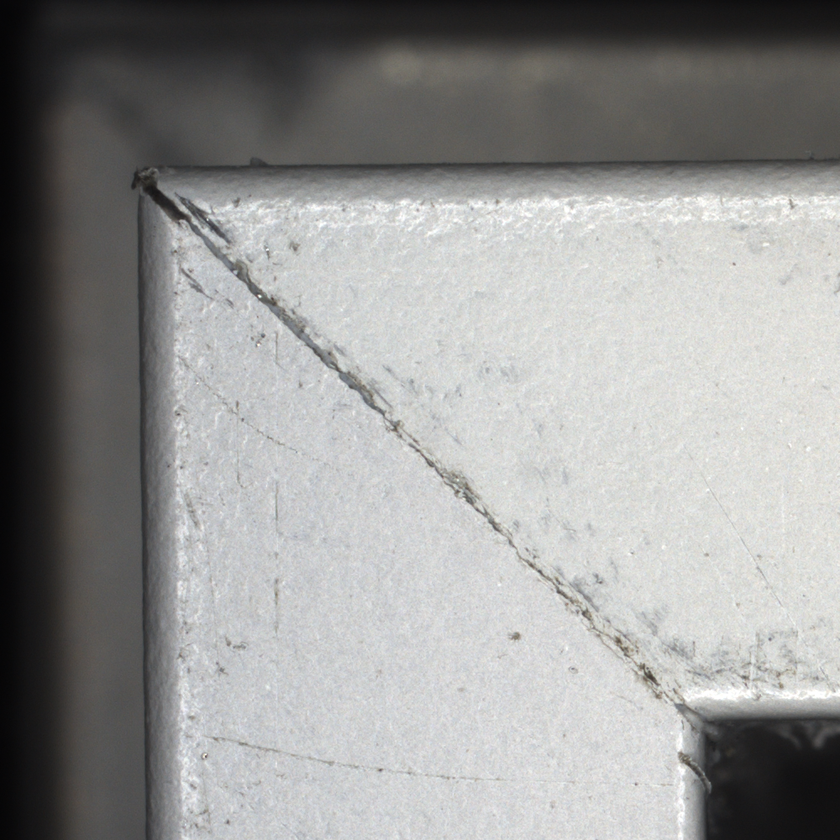
#> input picture 1000x1000_augmented_datasets/normal/normal.png, 840 x 840 px, shrunk from 1000 x 1000 before the run, given in place of normal.bmp, which was not available
$ python crop.py
#> lines starting #> are read from the running program, lines starting #| are printed output that depends on the picture; after the words box and inside, x2 and y2 are one past the last pixel; in counts of white or black regions, pixels touching at a corner belong together; pictures that were not available may be replaced by others from this repository, and a replacement may not be noted
import cv2

def crop(image_path):
#> called with image_path = 'datasets_origin/normal/normal.bmp'
    image = cv2.imread(image_path)
#> image is the input picture: shape (840, 840, 3); mean B, G, R 149.3, 150.3, 150.2
    if image is None:
        raise ValueError("Image not found. Check your path.")
    img_h, img_w = image.shape[:2]
#> img_h = 840; img_w = 840

    # convert to grayscale
    gray = cv2.cvtColor(image, cv2.COLOR_BGR2GRAY)

    # gaussian blur
    blur = cv2.GaussianBlur(gray, (5, 5), 1)

    # canny edge detection
    edges = cv2.Canny(blur, 50, 150)
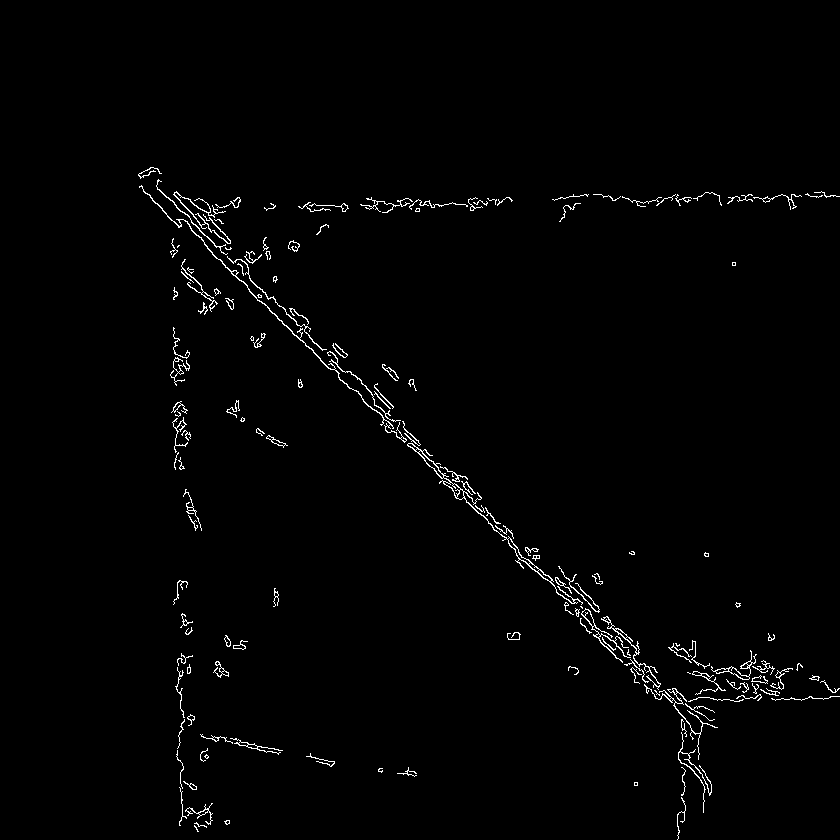
#> edges: shape (840, 840); 1.3% white in thin lines or dots, all inside (x1, y1, x2, y2) = (138, 167, 840, 840)

    # morphological closing
    kernel = cv2.getStructuringElement(cv2.MORPH_RECT, (9, 9))
    closed = cv2.morphologyEx(edges, cv2.MORPH_CLOSE, kernel)
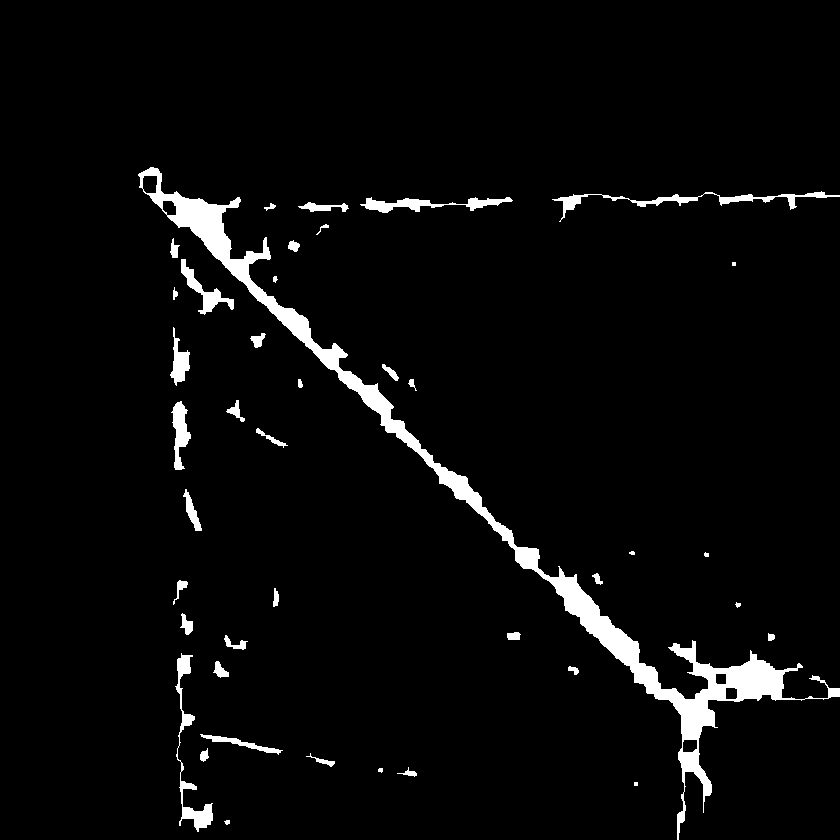
#> closed: shape (840, 840); 3.8% white; 41 white regions (3 under 20 px)

    # find contours
    contours, _ = cv2.findContours(closed, cv2.RETR_EXTERNAL, cv2.CHAIN_APPROX_SIMPLE)
#> contours = 41 contours, 9 with area under 20; largest, box (x1, y1, x2, y2) and area: (138, 167, 840, 840) 17423, (175, 653, 213, 832) 994, (552, 191, 840, 222) 974, (360, 197, 513, 213) 800, (181, 259, 234, 315) 642

    if not contours:
        raise ValueError("No contours found in image.")

    # get largest contour
    contour = max(contours, key=cv2.contourArea)
#> contour = contour of 1052 points, box (x1, y1, x2, y2) (138, 167, 840, 840), area 17423
    if cv2.contourArea(contour) < 50:
        raise ValueError("Found contour is too small (likely noise).")

    # get bounding box
    x, y, w, h = cv2.boundingRect(contour)
#> x = 138; y = 167; w = 702; h = 673

    padding = 50
    x1 = max(0, x - padding)
#> x1 = 88
    y1 = max(0, y - padding)
#> y1 = 117
    x2 = min(img_w, x + w + padding)
#> x2 = 840
    y2 = min(img_h, y + h + padding)
#> y2 = 840

    # crop from the original image
    cropped = image[y1:y2, x1:x2]
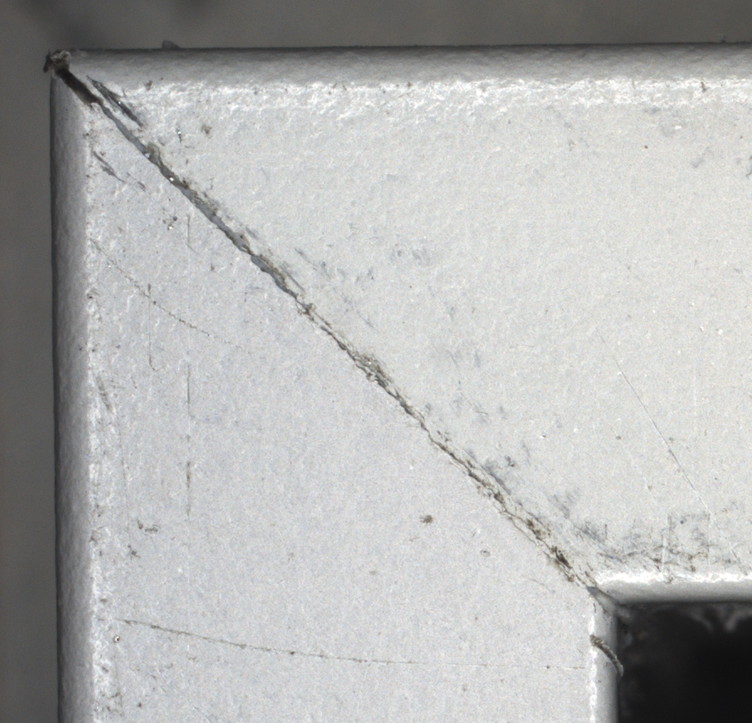
#> cropped: shape (723, 752, 3); mean B, G, R 179.1, 180, 179.3

    return cropped

if __name__ == "__main__":
    image_path = "datasets_origin/normal/normal.bmp"

    res = crop(image_path)
    cv2.imshow("Result", res)
    cv2.waitKey(0)
    cv2.destroyAllWindows()
